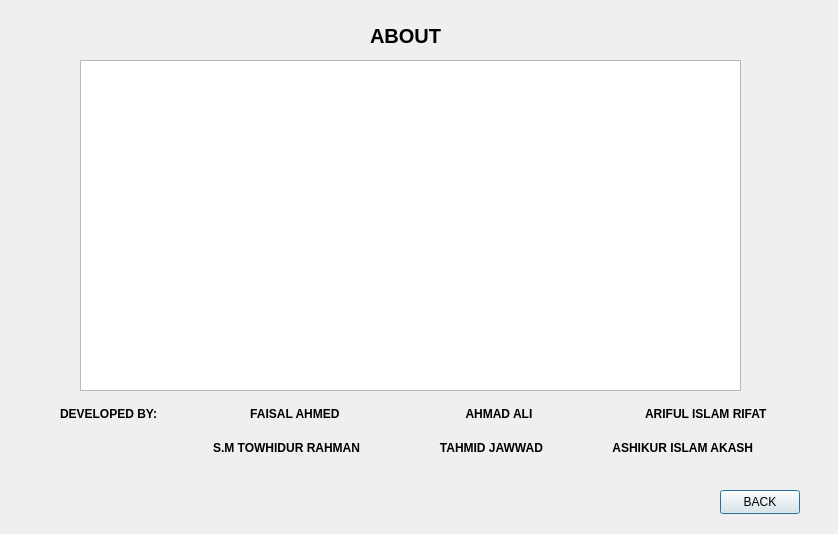
<?xml version="1.0" encoding="UTF-8"?>
<ui version="4.0">
 <class>ABOUT</class>
 <widget class="QDialog" name="ABOUT">
  <property name="geometry">
   <rect>
    <x>0</x>
    <y>0</y>
    <width>838</width>
    <height>534</height>
   </rect>
  </property>
  <property name="windowTitle">
   <string>Dialog</string>
  </property>
  <widget class="QLabel" name="label">
   <property name="geometry">
    <rect>
     <x>370</x>
     <y>20</y>
     <width>81</width>
     <height>31</height>
    </rect>
   </property>
   <property name="font">
    <font>
     <pointsize>15</pointsize>
     <bold>true</bold>
    </font>
   </property>
   <property name="text">
    <string>ABOUT</string>
   </property>
  </widget>
  <widget class="QTextEdit" name="textEdit">
   <property name="geometry">
    <rect>
     <x>80</x>
     <y>60</y>
     <width>661</width>
     <height>331</height>
    </rect>
   </property>
   <property name="readOnly">
    <bool>true</bool>
   </property>
  </widget>
  <widget class="QPushButton" name="pushButton_BACK">
   <property name="geometry">
    <rect>
     <x>720</x>
     <y>490</y>
     <width>80</width>
     <height>24</height>
    </rect>
   </property>
   <property name="text">
    <string>BACK</string>
   </property>
  </widget>
  <widget class="QWidget" name="">
   <property name="geometry">
    <rect>
     <x>60</x>
     <y>400</y>
     <width>724</width>
     <height>61</height>
    </rect>
   </property>
   <layout class="QVBoxLayout" name="verticalLayout">
    <item>
     <widget class="QLabel" name="label_2">
      <property name="font">
       <font>
        <bold>true</bold>
       </font>
      </property>
      <property name="text">
       <string>DEVELOPED BY:                            FAISAL AHMED                                      AHMAD ALI                                  ARIFUL ISLAM RIFAT    </string>
      </property>
     </widget>
    </item>
    <item>
     <widget class="QLabel" name="label_3">
      <property name="font">
       <font>
        <bold>true</bold>
       </font>
      </property>
      <property name="text">
       <string>                                              S.M TOWHIDUR RAHMAN                        TAHMID JAWWAD                     ASHIKUR ISLAM AKASH</string>
      </property>
     </widget>
    </item>
   </layout>
  </widget>
 </widget>
 <resources/>
 <connections/>
</ui>
